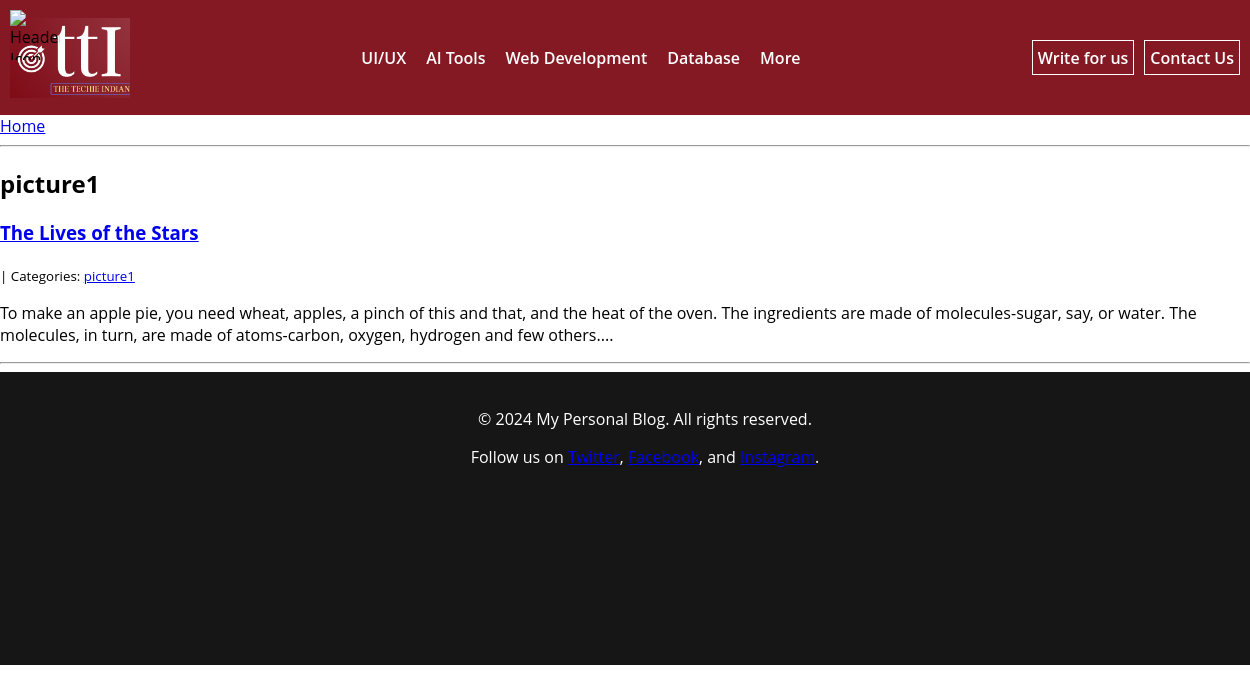
Page /category/picture1/ on the committed database.
### blog/models.py (models this page shows, shortened)
class Category(models.Model):
    name = models.CharField(max_length=30)
    class Meta:
        verbose_name_plural = 'categories'

class Post(models.Model):
    title = models.CharField(max_length=255, unique=True)
    subtitle = models.CharField(max_length=255, blank=True)
    slug = models.SlugField(max_length=255, unique=True)
    body = models.TextField()
    meta_description = models.CharField(max_length=150, blank=True)
    date_created = models.DateTimeField(auto_now_add=True)
    date_modified = models.DateTimeField(auto_now=True)
    publish_date = models.DateTimeField(blank=True, null=True)
    published = models.BooleanField(default=False)
    categories = models.ManyToManyField("Category", related_name="posts")
    author = models.ForeignKey(Profile, on_delete=models.PROTECT)
    tags = models.ManyToManyField(Tag, blank=True)
    class Meta:
        ordering = ["-publish_date"]

### blog/views.py (the view)
# urls.py: path("category/<category>/", views.blog_category, name="blog_category"),
def blog_category(request, category):
    posts = Post.objects.filter(
        categories__name__contains=category
    ).order_by("-date_created")
    context = {
        "category": category,
        "posts": posts,
    }
    return render(request, "blog/category.html", context)

### blog/templates/blog/category.html
{% extends "blog/index.html" %}
{% block page_title %}
<h2>{{ category }}</h2>
{% endblock page_title %}

### blog/templates/blog/index.html (shortened to what this page needs)
{% extends "base.html" %}
{% block page_content %}
    {% block posts %}
        {% for post in posts %}
            <h3><a href="{% url 'blog_detail' post.pk %}">{{ post.title }}</a></h3>
            <small>
                {{ post.created_on.date }} | Categories:
                {% for category in post.categories.all %}
                    <a href="{% url 'blog_category' category.name %}">
                        {{ category.name }}
                    </a>
                {% endfor %}
            </small>
            <p>{{ post.body | slice:":400" }}...</p>
        {% endfor %}
    {% endblock posts %}
{% endblock page_content %}

### templates/base.html (style rules this page uses)
body { margin: 0; font-family: 'Open Sans', sans-serif; }

### rows in the picture
Category: name "picture1"
Post: title "The Lives of the Stars", body "To make an apple pie, you need wheat, apples, a pinch of this and that, and the heat of the oven. The ingredients are made of molecules-sugar, say, or water. The molecules, in turn, are made of atoms-carbon, oxygen, hydrogen and few others."
